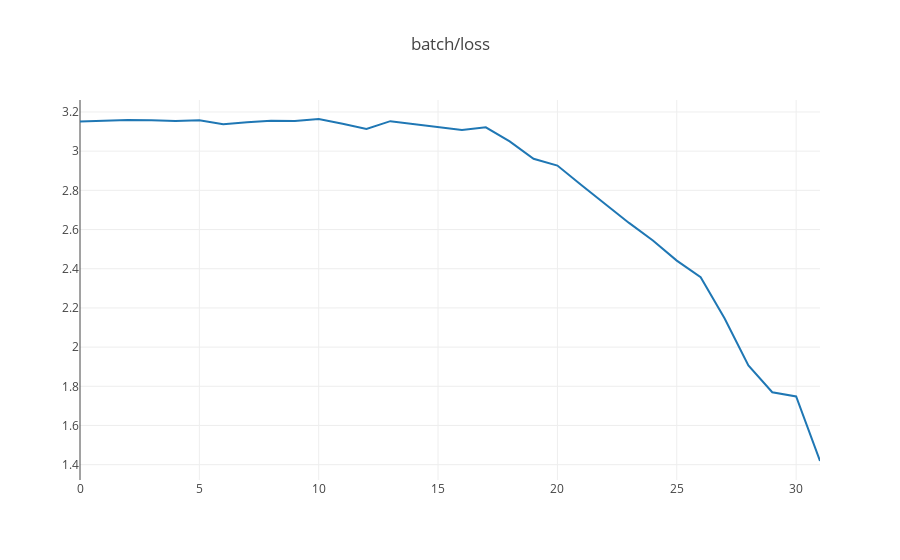
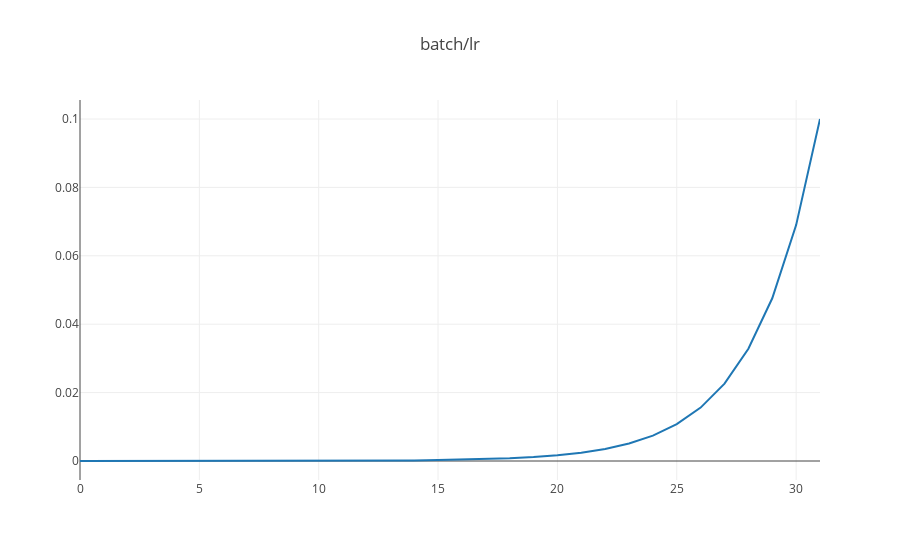

The notebook cell these images were saved under, in order:
### Code cell
keker.plot_kek_lr(logdir="logdir_lr")

### Figure 1 — Plotly figure (JSON) as saved in the notebook; plotly's stock layout.template omitted (floating-point values rounded to 4 significant figures)
{"data": [{"name": "train/batch/loss", "type": "scatter", "uid": "3cfc8c95-69f0-48f7-9865-3696748d940c", "x": [0, 1, 2, 3, 4, 5, 6, 7, 8, 9, 10, 11, 12, 13, 14, 15, 16, 17, 18, 19, 20, 21, 22, 23, 24, 25, 26, 27, 28, 29, 30, 31], "y": [3.151, 3.155, 3.159, 3.158, 3.154, 3.157, 3.137, 3.148, 3.155, 3.154, 3.164, 3.14, 3.114, 3.153, 3.139, 3.125, 3.108, 3.122, 3.05, 2.961, 2.926, 2.827, 2.729, 2.634, 2.544, 2.441, 2.356, 2.148, 1.907, 1.77, 1.748, 1.419]}], "layout": {"title": {"text": "batch/loss"}, "yaxis": {"hoverformat": ".6f"}}}

### Figure 2 — Plotly figure (JSON) as saved in the notebook; plotly's stock layout.template omitted (floating-point values rounded to 4 significant figures)
{"data": [{"name": "train/batch/lr", "type": "scatter", "uid": "a42398fb-047c-41dd-821f-cf43a25d134e", "x": [0, 1, 2, 3, 4, 5, 6, 7, 8, 9, 10, 11, 12, 13, 14, 15, 16, 17, 18, 19, 20, 21, 22, 23, 24, 25, 26, 27, 28, 29, 30, 31], "y": [1e-06, 1.45e-06, 2.102e-06, 3.047e-06, 4.417e-06, 6.404e-06, 9.284e-06, 1.346e-05, 1.951e-05, 2.829e-05, 4.101e-05, 5.946e-05, 8.62e-05, 0.000125, 0.0001812, 0.0002626, 0.0003808, 0.000552, 0.0008003, 0.00116, 0.001682, 0.002438, 0.003535, 0.005125, 0.00743, 0.01077, 0.01562, 0.02264, 0.03282, 0.04758, 0.06898, 0.1]}], "layout": {"title": {"text": "batch/lr"}, "yaxis": {"hoverformat": ".6f"}}}
